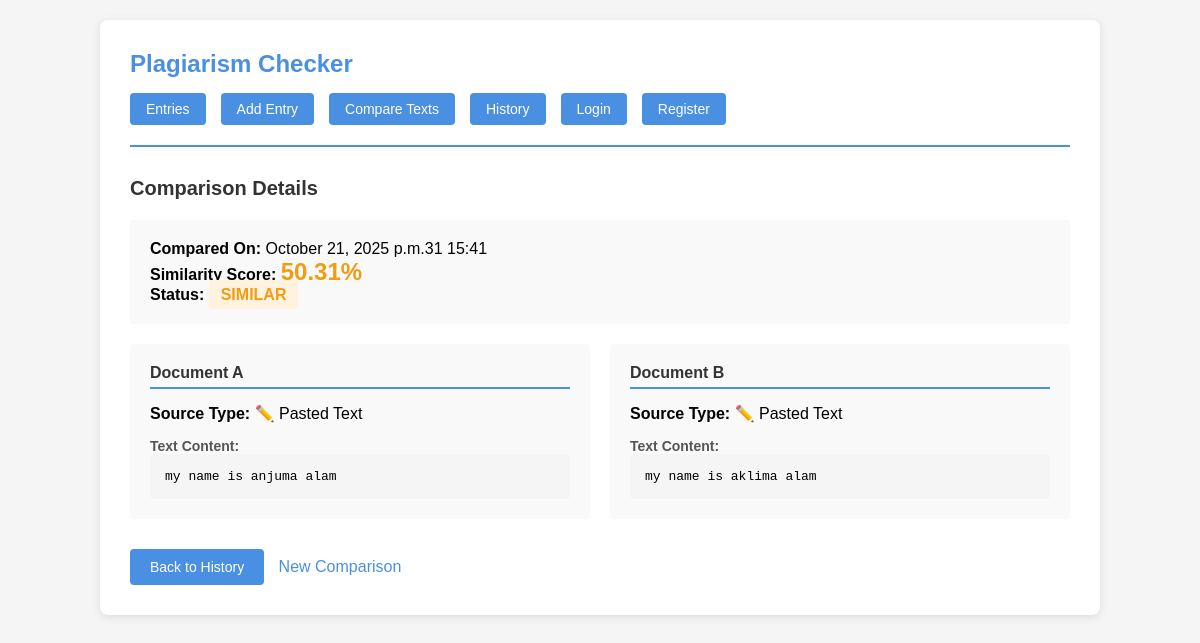
/checker/history/5/, run on the app's committed database.
### checker/models.py (models this page shows, shortened)
class ComparisonHistory(models.Model):
    source_a_type = models.CharField(max_length=20, choices=[
        ('entry', 'Saved Entry'),
        ('pasted', 'Pasted Text'),
        ('file', 'Uploaded File')
    ])
    source_a_entry = models.ForeignKey(
        TextEntry,
        null=True,
        blank=True,
        on_delete=models.SET_NULL,
        related_name='comparisons_as_a'
    )
    source_a_text = models.TextField()
    source_a_filename = models.CharField(max_length=255, blank=True)
    source_b_type = models.CharField(max_length=20, choices=[
        ('entry', 'Saved Entry'),
        ('pasted', 'Pasted Text'),
        ('file', 'Uploaded File')
    ])
    source_b_entry = models.ForeignKey(
        TextEntry,
        null=True,
        blank=True,
        on_delete=models.SET_NULL,
        related_name='comparisons_as_b'
    )
    source_b_text = models.TextField()
    source_b_filename = models.CharField(max_length=255, blank=True)
    similarity_score = models.FloatField()
    similarity_status = models.CharField(max_length=50)
    compared_at = models.DateTimeField(default=timezone.now)
    class Meta:
        ordering = ['-compared_at']
        verbose_name_plural = 'Comparison Histories'

### checker/views.py (the view)
# urls.py: path('history/<int:pk>/', views.ComparisonHistoryDetailView.as_view(), name='history_detail'),
class ComparisonHistoryDetailView(generic.DetailView):
    model = ComparisonHistory
    template_name = 'checker/history_detail.html'
    context_object_name = 'comparison'

### checker/templates/checker/history_detail.html (shortened to what this page needs)
{% extends "checker/base.html" %}
{% block content %}
<h2>Comparison Details</h2>
<div style="background: #f9f9f9; padding: 20px; border-radius: 4px; margin-bottom: 20px;">
    <p><strong>Compared On:</strong> {{ comparison.compared_at|date:"F d, Y at H:i" }}</p>
    <p><strong>Similarity Score:</strong>
        <span style="font-size: 24px; font-weight: bold;
            {% if comparison.similarity_score >= 80 %}color: #e74c3c;
            {% elif comparison.similarity_score >= 50 %}color: #f39c12;
            {% else %}color: #27ae60;{% endif %}">
            {{ comparison.similarity_score }}%
        </span>
    </p>
    <p><strong>Status:</strong>
        <span style="padding: 6px 12px; border-radius: 4px; font-weight: bold;
            {% if comparison.similarity_score >= 80 %}background: #ffebee; color: #e74c3c;
            {% elif comparison.similarity_score >= 50 %}background: #fff3e0; color: #f39c12;
            {% else %}background: #e8f5e9; color: #27ae60;{% endif %}">
            {{ comparison.similarity_status }}
        </span>
    </p>
</div>
<div style="display: grid; grid-template-columns: 1fr 1fr; gap: 20px; margin-bottom: 30px;">
    <div style="background: #f9f9f9; padding: 20px; border-radius: 4px;">
        <h3 style="font-size: 16px; color: #333; margin-bottom: 15px; border-bottom: 2px solid #4a90e2; padding-bottom: 5px;">
            Document A
        </h3>
        <p><strong>Source Type:</strong>
            {% if comparison.source_a_type == 'entry' %}
                📋 Saved Entry
            {% elif comparison.source_a_type == 'file' %}
                📄 Uploaded File
            {% else %}
                ✏️ Pasted Text
            {% endif %}
        </p>
        <h4 style="margin-top: 15px; font-size: 14px; color: #555;">Text Content:</h4>
        <pre style="max-height: 300px; overflow-y: auto;">{{ comparison.source_a_text }}</pre>
    </div>
    <div style="background: #f9f9f9; padding: 20px; border-radius: 4px;">
        <h3 style="font-size: 16px; color: #333; margin-bottom: 15px; border-bottom: 2px solid #4a90e2; padding-bottom: 5px;">
            Document B
        </h3>
        <p><strong>Source Type:</strong>
            {% if comparison.source_b_type == 'entry' %}
                📋 Saved Entry
            {% elif comparison.source_b_type == 'file' %}
                📄 Uploaded File
            {% else %}
                ✏️ Pasted Text
            {% endif %}
        </p>
        <h4 style="margin-top: 15px; font-size: 14px; color: #555;">Text Content:</h4>
        <pre style="max-height: 300px; overflow-y: auto;">{{ comparison.source_b_text }}</pre>
    </div>
</div>
<div style="margin-top: 30px;">
    <a href="{% url 'checker:history_list' %}" class="btn">Back to History</a>
    <a href="{% url 'checker:compare' %}" style="margin-left: 10px;">New Comparison</a>
</div>
{% endblock %}

### checker/templates/checker/base.html (style rules this page uses)
* { margin: 0; padding: 0; box-sizing: border-box; }
body { font-family: Arial, sans-serif; background: #f5f5f5; padding: 20px; }
h2 { color: #333; margin-bottom: 20px; font-size: 20px; }
button, .btn { background: #4a90e2; color: white; border: none; padding: 10px 20px; border-radius: 4px; cursor: pointer; font-size: 14px; text-decoration: none; display: inline-block; }
a { color: #4a90e2; text-decoration: none; }
pre { background: #f5f5f5; padding: 15px; border-radius: 4px; overflow-x: auto; }

### data on the page
ComparisonHistory: compared_at "October 21, 2025 p.m.31 15:41", similarity_score "50.31", similarity_status "SIMILAR", source_a_text "my name is anjuma alam", source_b_text "my name is aklima alam"
